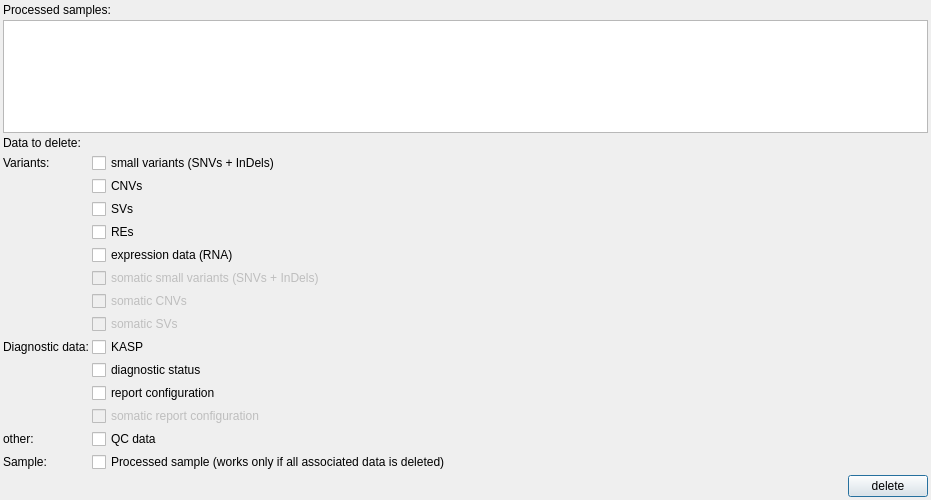
<?xml version="1.0" encoding="UTF-8"?>
<ui version="4.0">
 <class>ProcessedSampleDataDeletionDialog</class>
 <widget class="QDialog" name="ProcessedSampleDataDeletionDialog">
  <property name="geometry">
   <rect>
    <x>0</x>
    <y>0</y>
    <width>931</width>
    <height>500</height>
   </rect>
  </property>
  <property name="windowTitle">
   <string>Processed sample - data deletion</string>
  </property>
  <property name="windowIcon">
   <iconset resource="GSvar.qrc">
    <normaloff>:/Icons/NGSD_sample.png</normaloff>:/Icons/NGSD_sample.png</iconset>
  </property>
  <layout class="QVBoxLayout" name="verticalLayout" stretch="0,1,0,0,0">
   <property name="spacing">
    <number>3</number>
   </property>
   <property name="leftMargin">
    <number>3</number>
   </property>
   <property name="topMargin">
    <number>3</number>
   </property>
   <property name="rightMargin">
    <number>3</number>
   </property>
   <property name="bottomMargin">
    <number>3</number>
   </property>
   <item>
    <widget class="QLabel" name="label">
     <property name="text">
      <string>Processed samples:</string>
     </property>
    </widget>
   </item>
   <item>
    <widget class="DBTableWidget" name="sample_table"/>
   </item>
   <item>
    <widget class="QLabel" name="label_2">
     <property name="text">
      <string>Data to delete:</string>
     </property>
    </widget>
   </item>
   <item>
    <layout class="QFormLayout" name="formLayout">
     <property name="horizontalSpacing">
      <number>3</number>
     </property>
     <property name="verticalSpacing">
      <number>3</number>
     </property>
     <item row="1" column="0">
      <widget class="QLabel" name="label_3">
       <property name="text">
        <string>Variants:</string>
       </property>
      </widget>
     </item>
     <item row="1" column="1">
      <widget class="QCheckBox" name="var_small">
       <property name="text">
        <string>small variants (SNVs + InDels)</string>
       </property>
      </widget>
     </item>
     <item row="2" column="1">
      <widget class="QCheckBox" name="var_cnv">
       <property name="toolTip">
        <string>Copy-number variants</string>
       </property>
       <property name="text">
        <string>CNVs</string>
       </property>
      </widget>
     </item>
     <item row="9" column="0">
      <widget class="QLabel" name="label_6">
       <property name="text">
        <string>Diagnostic data:</string>
       </property>
      </widget>
     </item>
     <item row="9" column="1">
      <widget class="QCheckBox" name="kasp">
       <property name="text">
        <string>KASP</string>
       </property>
      </widget>
     </item>
     <item row="10" column="1">
      <widget class="QCheckBox" name="diag_status">
       <property name="text">
        <string>diagnostic status</string>
       </property>
      </widget>
     </item>
     <item row="11" column="1">
      <widget class="QCheckBox" name="report_config">
       <property name="toolTip">
        <string>&lt;html&gt;&lt;head/&gt;&lt;body&gt;&lt;p&gt;Deletes report configuration, evaluation sheet and gap data.&lt;/p&gt;&lt;/body&gt;&lt;/html&gt;</string>
       </property>
       <property name="text">
        <string>report configuration</string>
       </property>
      </widget>
     </item>
     <item row="14" column="0">
      <widget class="QLabel" name="label_5">
       <property name="text">
        <string>Sample:</string>
       </property>
      </widget>
     </item>
     <item row="14" column="1">
      <widget class="QCheckBox" name="processed_sample">
       <property name="text">
        <string>Processed sample (works only if all associated data is deleted)</string>
       </property>
      </widget>
     </item>
     <item row="12" column="1">
      <widget class="QCheckBox" name="somatic_report_config">
       <property name="enabled">
        <bool>false</bool>
       </property>
       <property name="text">
        <string>somatic report configuration</string>
       </property>
       <property name="checkable">
        <bool>true</bool>
       </property>
      </widget>
     </item>
     <item row="6" column="1">
      <widget class="QCheckBox" name="somatic_var_small">
       <property name="enabled">
        <bool>false</bool>
       </property>
       <property name="text">
        <string>somatic small variants (SNVs + InDels)</string>
       </property>
      </widget>
     </item>
     <item row="7" column="1">
      <widget class="QCheckBox" name="somatic_var_cnv">
       <property name="enabled">
        <bool>false</bool>
       </property>
       <property name="text">
        <string>somatic CNVs</string>
       </property>
      </widget>
     </item>
     <item row="3" column="1">
      <widget class="QCheckBox" name="var_sv">
       <property name="toolTip">
        <string>Structural variants</string>
       </property>
       <property name="text">
        <string>SVs</string>
       </property>
      </widget>
     </item>
     <item row="5" column="1">
      <widget class="QCheckBox" name="expression_data">
       <property name="text">
        <string>expression data (RNA)</string>
       </property>
      </widget>
     </item>
     <item row="4" column="1">
      <widget class="QCheckBox" name="var_re">
       <property name="toolTip">
        <string>Structural variants</string>
       </property>
       <property name="text">
        <string>REs</string>
       </property>
      </widget>
     </item>
     <item row="13" column="1">
      <widget class="QCheckBox" name="qc_data">
       <property name="text">
        <string>QC data</string>
       </property>
      </widget>
     </item>
     <item row="13" column="0">
      <widget class="QLabel" name="label_4">
       <property name="text">
        <string>other:</string>
       </property>
      </widget>
     </item>
     <item row="8" column="1">
      <widget class="QCheckBox" name="somatic_var_sv">
       <property name="enabled">
        <bool>false</bool>
       </property>
       <property name="text">
        <string>somatic SVs</string>
       </property>
      </widget>
     </item>
    </layout>
   </item>
   <item>
    <layout class="QHBoxLayout" name="horizontalLayout">
     <property name="spacing">
      <number>3</number>
     </property>
     <item>
      <spacer name="horizontalSpacer">
       <property name="orientation">
        <enum>Qt::Orientation::Horizontal</enum>
       </property>
       <property name="sizeHint" stdset="0">
        <size>
         <width>40</width>
         <height>20</height>
        </size>
       </property>
      </spacer>
     </item>
     <item>
      <widget class="QPushButton" name="delete_btn">
       <property name="text">
        <string>delete</string>
       </property>
      </widget>
     </item>
    </layout>
   </item>
  </layout>
 </widget>
 <customwidgets>
  <customwidget>
   <class>DBTableWidget</class>
   <extends>QTableWidget</extends>
   <header>DBTableWidget.h</header>
  </customwidget>
 </customwidgets>
 <resources>
  <include location="GSvar.qrc"/>
 </resources>
 <connections/>
</ui>
